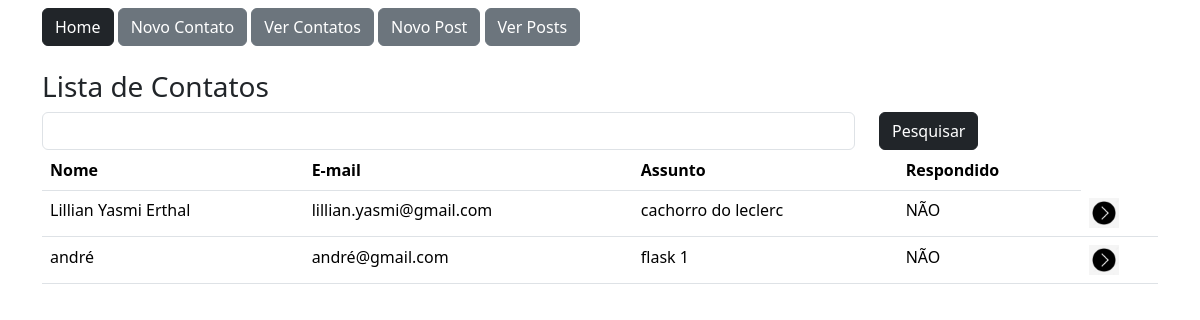
The app's page /contato/lista/ (signed in) with its own data.
### app/models.py (models this page shows)
class Contato(db.Model):
    id = db.Column(db.Integer, primary_key=True)
    data_envio = db.Column(db.DateTime, default=datetime.now())
    nome = db.Column(db.String, nullable=True)
    email = db.Column(db.String, nullable=True)
    assunto = db.Column(db.String, nullable=True)
    mensagem = db.Column(db.String, nullable=True)
    respondido = db.Column(db.Integer, default=0)

### app/view.py (the view)
@app.route('/contato/lista/')
@login_required
def contatoLista():
    if current_user.id == 2: redirect(url_for('homepage'))
    print(current_user.id)
    if request.method == 'GET':
        pesquisa = request.args.get('pesquisa', '')
    dados  = Contato.query.order_by('nome')
    if pesquisa != '':
        dados = dados.filter_by(nome=pesquisa)
    context = {'dados': dados.all()}
    return render_template('contato_lista.html', context=context)

### app/models.py (called while the page is built)
@login_manager.user_loader
def load_user(user_id):
    return User.query.get(user_id)

### app/templates/contato_lista.html
{% extends 'base.html' %}
{% block content %}
    <div class="container">
        {%include 'nave.html' %}
            <div class="row mt-4">
                <h3>Lista de Contatos</h3>
                <form method="get" class="row">
                    <div class="col-9">
                        <input type="text" name="pesquisa" class="form-control">
                    </div>
                    <div class="col-3">
                        <button type="submit" class="btn btn-dark">Pesquisar</button>
                    </div>
                </form>
                <div class="col-12">
                    <table class="table">
                        <thead>
                            <tr>
                                <th>Nome</th>
                                <th>E-mail</th>
                                <th>Assunto</th>
                                <th>Respondido</th>
                            </tr>
                        </thead>
                        <body>
                            <tr>
                                {% for linha in context['dados'] %}
                                <tr>
                                    <td>{{linha.nome}}</td>
                                    <td>{{linha.email}}</td>
                                    <td>{{linha.assunto}}</td>
                                    <td >
                                        {% if linha.respondido == 1 %}
                                            SIM
                                        {%else%}
                                            NÃO
                                        {% endif %}
                                    </td>
                                    <td><a href="{{url_for('contatoDetail', id=linha.id)}}"><img src="{{url_for('static', filename='img/seta.png')}}" style="width: 30px;"></a></td>
                                </tr>
                                {% endfor %}
                            </tr>
                        </body>
                    </table>
                </div>
            </div>
    </div>
{% endblock %}

### records on screen
Contato: nome "Lillian Yasmi Erthal", email "lillian.yasmi@gmail.com", assunto "cachorro do leclerc", respondido "NÃO"
Contato: nome "andré", email "andré@gmail.com", assunto "flask 1", respondido "NÃO"
